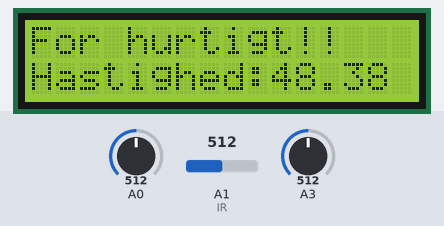
A sketch run on a simulated Arduino Uno, built with avr-gcc and run on an emulated ATmega328P. On the bench: 16×2 character LCD. The inputs (shaded band) are chosen by the test bench; at power-on: A3 = 512, A0 = 512, A1 (IR) = 512. What the sketch prints to the serial monitor is not drawn.

Above: at 1.2 s.
1.3 s: A3 set to 490
At 3.1 s:
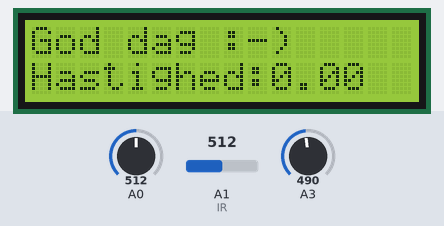
3.7 s: A3 set to 511
At 4.3 s:
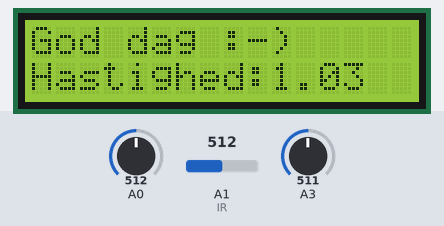
6.2 s: A3 set to 390
At 8.0 s:
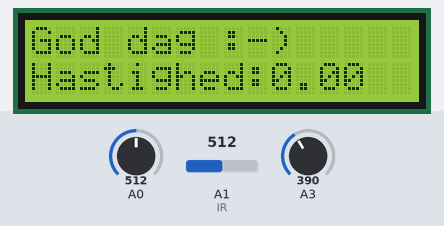
Timing chart, 0 to 9.5 s (numbered marks = the images above; inputs shaded):
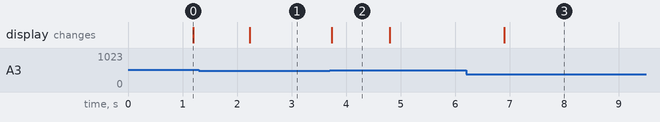

The sketch:

arduinokode.ino
```cpp
// Biblioteker
#include <LiquidCrystal_I2C.h>
#include <Wire.h>

LiquidCrystal_I2C lcd(0x27);

float hastighed;

//piezoelementer
int aktivPiezo = 0;
float time1;
float time2;
int piezonummer = 1;

//tachometer
unsigned long timer;
unsigned long offset;
float omdrejningMotor = 0;
float omdrejningHjul = 0;

void setup() {
    Serial.begin(9600);

    //piezoelementer
    pinMode(A0, INPUT);
    pinMode(A3, INPUT);

    // LCD-setup
    lcd.begin(16, 2);
}

// Funktion, der printer alarmeringen på LCD-skærmen
void skaerm(int piezonummer, float hastighed) {
    if (hastighed <= 2.5) {  // Den printer dette, hvis køretøjet ikke kører for hurtigt
        lcd.clear();
        lcd.home();
        lcd.print("God dag :-)");
        lcd.setCursor(16, 0);
        lcd.print(piezonummer);  // For at sikre, at hastigheden følger med til det korrekte piezoelement
        lcd.setCursor(0, 1);
        lcd.print("Hastighed:");
        lcd.print(hastighed);
    } else {  // Dette printer den, hvis køretøjet kører for hurtigt
        lcd.clear();
        lcd.home();
        lcd.print("For hurtigt!!");
        lcd.setCursor(16, 0);
        lcd.print(piezonummer);  // For at sikre, at hastigheden følger med til det korrekte piezoelement
        lcd.setCursor(0, 1);
        lcd.print("Hastighed:");
        lcd.print(hastighed);
    }
}

//Funktion der beregner hastighed ud fra to tider
float hastighedfunc(float tid2, float tid1) {
    float tidtaget = (tid2 - tid1) / 1000;  //Tiden der er gået i sekunder
    float afstand = 0.43;                   //predefineret afstand i meter
    float hastighed = afstand / tidtaget;   //Beregner hastighed i m/s
    float hastighedkm = hastighed * 3.6;    //Omregner til km/t
    return hastighedkm;
}

void loop() {
    //Første piezo
    if (analogRead(A0) > 500 && aktivPiezo == 0) {  //Venter på at første piezo aktiveres
        time1 = millis();                           //noterer tiden
        piezonummer = 1;
        Serial.print(piezonummer);
        Serial.print(" ");
        Serial.println(0);       //printer data til Serial Monitor, der læses af Raspberry Pi i Python koden.
        skaerm(piezonummer, 0);  //Printer til skærm
        aktivPiezo = 1;
    }

    //Anden piezo
    if (analogRead(A3) > 500 && aktivPiezo == 1) {  //Venter på at første piezo har været aktiveret, og der modtages signal fra piezo 2.
        time2 = millis();                           //noter tiden ved piezo 2
        piezonummer = 2;
        hastighed = hastighedfunc(time2, time1);  //Udregner hastigheden der har været mellem de to piezoelementer ud fra en given afstand
        Serial.print(piezonummer);
        Serial.print(" ");
        Serial.println(hastighed);       //Printer data der læses af Raspberry Pi i python koden.
        skaerm(piezonummer, hastighed);  //Printer til skærm
        aktivPiezo = 2;
        offset = millis();
    }

    //Tachometer
    if (aktivPiezo == 2) {
        float tid1 = millis();
        piezonummer = 50;
        timer = millis() - offset;
        float irsensor = analogRead(A1);            //Læser fra IR-sensor
        if (irsensor < 20) {                        //Aktiveres når der læses en værdi under 20, hvilket er hvid.
            omdrejningHjul = omdrejningHjul + 0.5;  //Lægger en halv omgang til hver gang der læses hvid
            while (irsensor < 500) {                //For at IR-sensoren ikke læser samme værdi to gange, venter den her indtil der igen læses en værdi over 500.
                irsensor = analogRead(A1);
                float tid2 = millis();
                if (tid2 - tid1 > 400) {  //Hvis motoren stopper med en hvid streg foran ir-sensoren, afsluttes denne efter 0,4 sekunder.
                    break;
                }
            }
        }
        if (timer >= 1000) {                         //Alle de omdrejninger der måles indenfor et sekund
            aktivPiezo = 0;                          //Sættes til 0, så programmet kan starte forfra.
            omdrejningMotor = omdrejningHjul * 5.6;  //ganges med forholdet mellem det store og lille tandhjul for at få motorens rotationer.
            if (omdrejningMotor > 10) {              //Er der lavet mere end 10 omdrejninger
                Serial.print(piezonummer);           //Der printes piezonummer 50 for at signalere til Python koden at det er tachometrets data der kommer
                Serial.print(" ");
                Serial.println(omdrejningMotor);  //motorens omdrejninger til Python koden.
                omdrejningHjul = 0;               //Reset
            }
        }
    }
}
```

Measured:
- the behaviour switches between 501 and 500 on A3 (found by bisection; images 0 and 1)
- after the input at 1.3 s, the display: changes after 0.93 s (image 1)
- after the input at 3.7 s, the display: changes at once (image 2)
- after the input at 6.2 s, the display: changes after 0.70 s (image 3)
- what the display in image 2 shows lasts 1.1 s, from 3.7 s to 4.8 s
